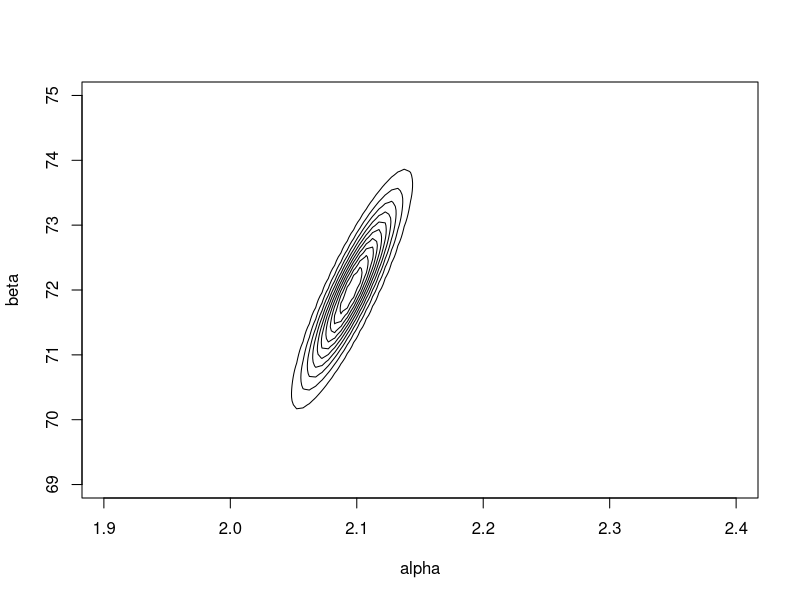
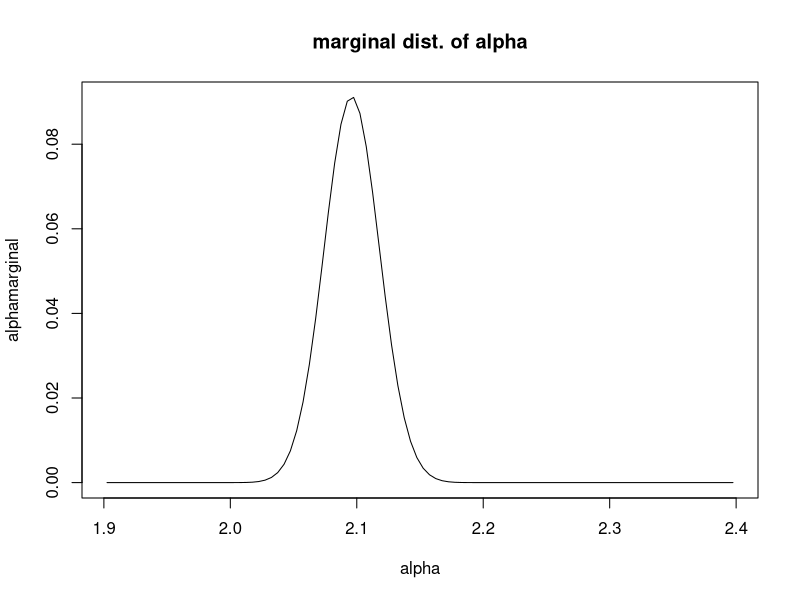
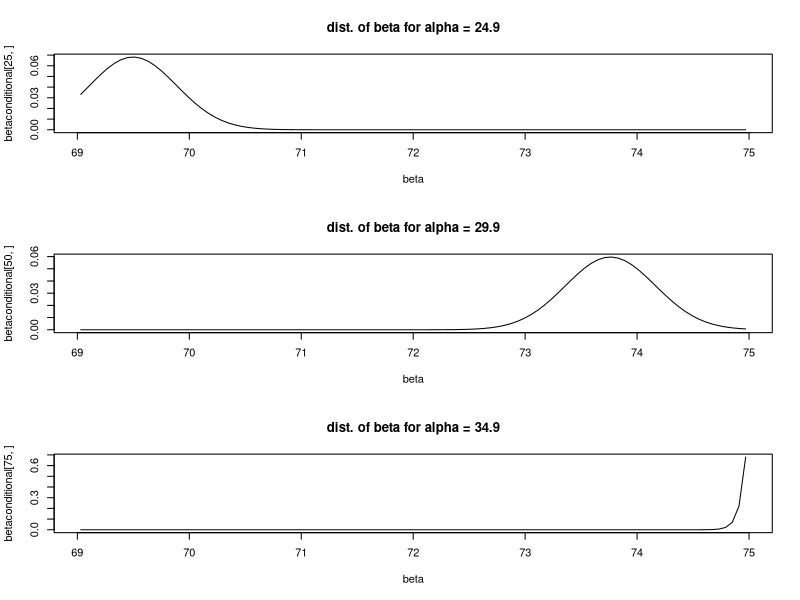
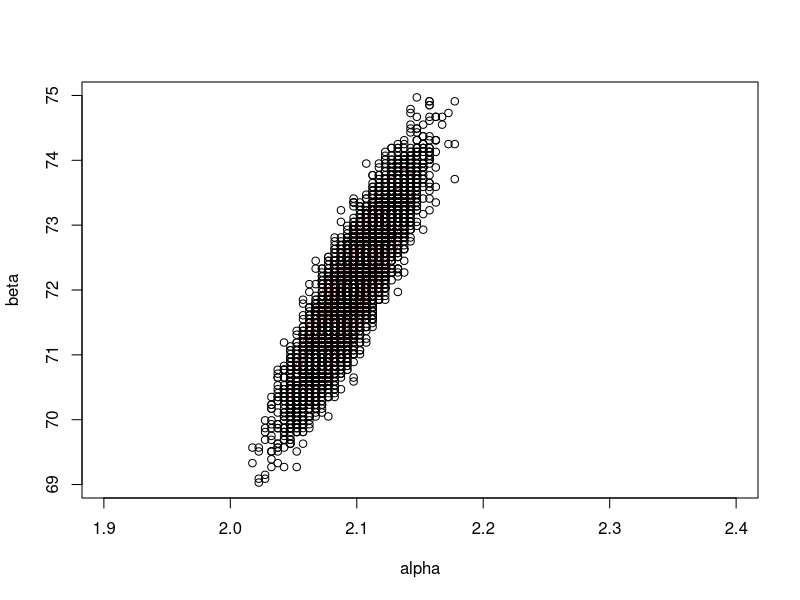
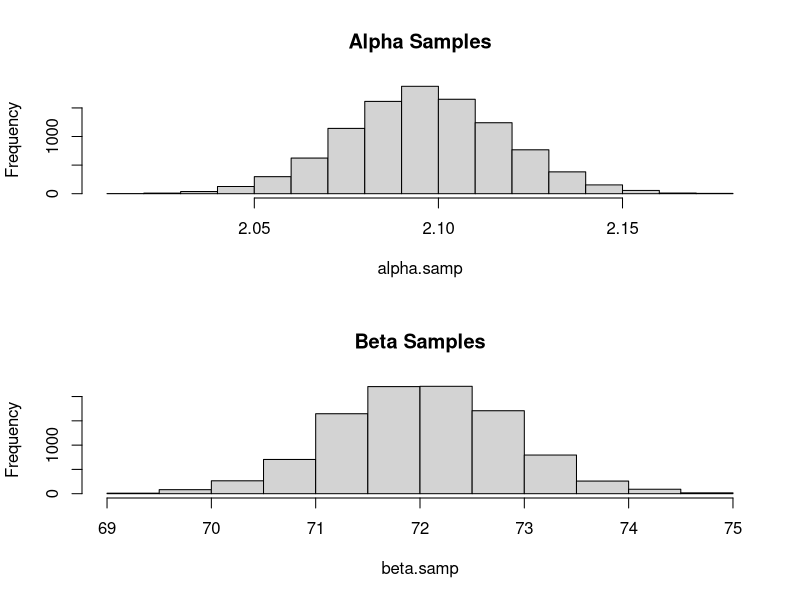

The R script that drew these images, in order:
### question 2

data <- read.table("data/batting.1975-2016.csv",header=T,sep=",")
data <- data[data$AB >=100,]
dim(data)
data <- data[data$HR >=1, ]
HR <- data$HR
AB <- data$AB
player <- data$player
year <- data$year
average_run <- HR/AB
data$average_run <- data$HR/data$AB

numgrid <- 100
## define what the domain of alpha and beta are
## step 1: set up the grid
alpha <- ppoints(numgrid)*.5+1.9
alpha
beta <- ppoints(numgrid)*6+69  # beta between 69 and 75
beta
full <- matrix(NA, nrow = 100, ncol = 100)
for( i in 1:100){
  for(j in 1:100){
    full[i,j] <- sum(dbeta(average_run, alpha[i], beta[j], log = T))
  }
}
#evaluate the joint posterior
full <- exp(full - max(full))
full
full <- full/sum(full)
full
contour(alpha, beta, full, xlab = "alpha", ylab = "beta", drawlabels = F)


## calculating probabilities for grid sampler:

alphamarginal <- rep(NA,numgrid)
for (i in 1:numgrid){
  alphamarginal[i] <- sum(full[i,])
}
betaconditional <- matrix(NA,nrow=numgrid,ncol=numgrid)
for (i in 1:numgrid){
  for (j in 1:numgrid){
    betaconditional[i,j] <- full[i,j]/sum(full[i,])
  }
}

## plotting marginal distribution of alpha
par(mfrow=c(1,1))
plot(alpha,alphamarginal,type="l",main="marginal dist. of alpha")

## plotting conditional distribution of beta given alpha
alpha[25]
alpha[50]
alpha[75]
par(mfrow=c(3,1))
plot(beta,betaconditional[25,],type="l",main="dist. of beta for alpha = 24.9")
plot(beta,betaconditional[50,],type="l",main="dist. of beta for alpha = 29.9")
plot(beta,betaconditional[75,],type="l",main="dist. of beta for alpha = 34.9")

## sampling grid values:

alpha.samp <- rep(NA,10000)
beta.samp <- rep(NA,10000)
for (m in 1:10000){
  a <- sample(1:100,size=1,replace=T,prob=alphamarginal)
  b <- sample(1:100,size=1,replace=T,prob=betaconditional[a,])
  alpha.samp[m] <- alpha[a]
  beta.samp[m] <- beta[b]
}

par(mfrow=c(1,1))
contour(alpha, beta,full,xlab="alpha",ylab="beta",drawlabels=F,col=2)
points(alpha.samp,beta.samp)



## distribution of alpha, beta, beta covers 0, so it **could** increase over time
par(mfrow=c(2,1))
hist(alpha.samp,main="Alpha Samples")
hist(beta.samp,main="Beta Samples")

##posterior means
mean(alpha.samp)
mean(beta.samp)
alpha.sampsort <- sort(alpha.samp)
beta.sampsort <- sort(beta.samp)
alpha.sampsort[250]
alpha.sampsort[9750]
beta.sampsort[250]
beta.sampsort[9750]


#### question 3
#use a grid search algorithm on the log likelihood to find maximum estimates of alpha and beta
max(full)
which(full == max(full), arr.ind = T)
full
alpha_mle <- alpha.samp[40] ## about 2.0975
beta_mle <- beta.samp[51] ## about 72.03

#MLE estimates variance
nr <- (alpha_mle*beta_mle)
dr1 <- (alpha_mle + beta_mle)^2
dr2 <- (alpha_mle + beta_mle +1)
var_mle <- nr/(dr1*dr2)
var_mle

#actual data variance
var(average_run)


### question 4

loglik_beta <- function(start_val, x){
  sum(-dbeta(x,
             start_val[1],
             start_val[2],
             log = TRUE))
}

out <- optim(par = c(0.1,0.1),
             fn = loglik_beta,
             x = average_run,
             method = "Nelder-Mead")
out$par

out <- optim(par = c(0.1,0.1),
             fn = loglik_beta,
             x = average_run,
             method = "BFGS")
out$par

out <- optim(par = c(0.1,0.1),
             fn = loglik_beta,
             x = average_run,
             method = "CG")
out$par
